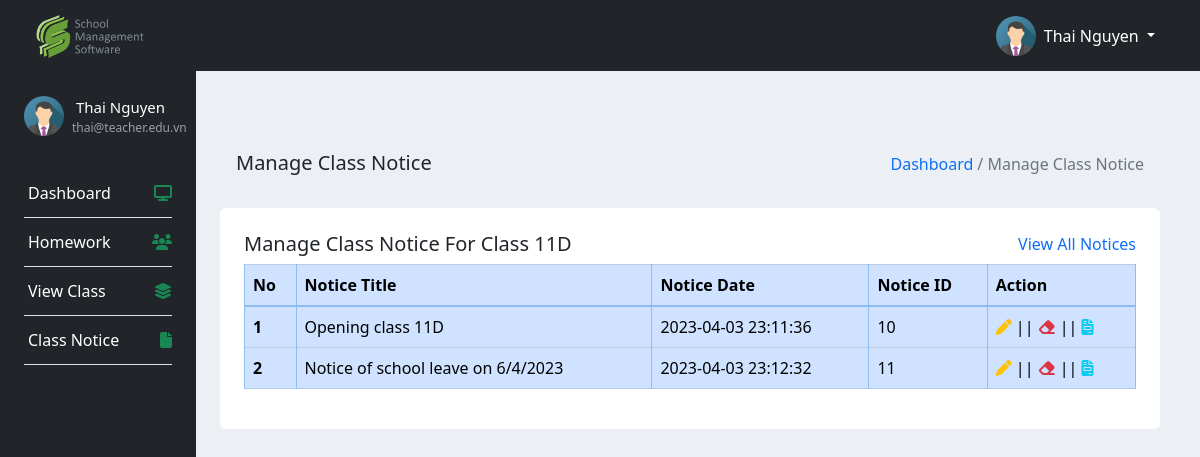
/teacher/views/manageClassNotice.php (signed in), run on the app's committed database.
### tables this page shows
CREATE TABLE IF NOT EXISTS `class_notices` (
  `notice_id` int(11) NOT NULL AUTO_INCREMENT,
  `acc_id` int(11) NOT NULL,
  `class_id` int(11) NOT NULL,
  `notice_title` varchar(255) NOT NULL,
  `notice_body` varchar(255) NOT NULL,
  `date_created` datetime NOT NULL DEFAULT CURRENT_TIMESTAMP,
  PRIMARY KEY (`notice_id`)
);

### teacher/func/ClassNoticeHandler.php (called while the page is built, shortened)
<?php
    function getClassNoticesByClassNameAndSection($class_name, $section){
        global $conn;
        $sql = "SELECT *, cn.date_created as date
                FROM class_notices cn join classes c on cn.class_id = c.class_id JOIN users u ON u.id = cn.acc_id
                WHERE c.class_name = ? AND c.section = ?";
        $stmt = $conn->prepare($sql);
        $stmt->bind_param("ss", $class_name, $section);
        $stmt->execute();
        $results = $stmt->get_result();
        return $results->fetch_all(MYSQLI_ASSOC);
    }
?>

### teacher/views/manageClassNotice.php (the view, shortened to what this page needs)
<?php
include "../inc/head.php";
include "../func/ClassNoticeHandler.php";
$class_name = $_SESSION['class'];
$section = $_SESSION['classSection'];
$classNotices = getClassNoticesByClassNameAndSection($class_name, $section);
?>
<div class="container my-5 ml-2 flex-shrink-1 p-3">
    <div class="row p-3">
        <div class="col-md-12">
            <div class="align-items-baseline d-flex justify-content-between">
                <h5>Manage Class Notice</h5>
                <div class="d-flex align-items-baseline">
                    <a class="text-decoration-none" href="index.php">Dashboard</a>
                    <p class="ml-1 text-muted">/ Manage Class Notice</p>
                </div>
            </div>
        </div>
    </div>
    <div class="bg-white p-4 rounded">
        <div class="d-flex justify-content-between">
            <h5 class="text-center">Manage Class Notice For Class <?php echo $class_name?><?php echo $section?></h5>
            <a class="text-decoration-none" href="#">View All Notices</a>
        </div>
        <table class="table table-primary table-bordered">
            <thead>
                <tr>
                    <th scope="col">No</th>
                    <th scope="col">Notice Title</th>
                    <th scope="col">Notice Date</th>
                    <th scope="col">Notice ID</th>
                    <th scope="col">Action</th>
                </tr>
            </thead>
            <tbody>
                <?php
                $i = 1;
                foreach($classNotices as $notice) { ?>
                <tr>
                    <th><?php echo $i?></th>
                    <td style="max-width:350px; white-space:nowrap; overflow:hidden; text-overflow:ellipsis;"><?php echo $notice['notice_title']?></td>
                    <td><?php echo $notice['date']?></td>
                    <td><?php echo $notice['notice_id']?></td>
                    <td><a class="text-decoration-none text-warning" data-bs-toggle="modal"
                            data-bs-target="#editModal<?=$i?>"><i class="fa-solid fa-pen"></i></a> ||
                        <a class="text-decoration-none text-danger" data-bs-toggle="modal"
                            data-bs-target="#deleteModal<?=$i?>"><i class="fa-solid fa-eraser"></i></a> ||
                        <a class="text-decoration-none text-info" data-bs-toggle="modal"
                            data-bs-target="#viewModal<?=$i?>"><i class="fa-solid fa-file-invoice"></i></a>
                    </td>
                </tr>
                <?php $i += 1;} ?>
            </tbody>
        </table>
    </div>
</div>
<?php
include "../inc/footer.php";
?>

### data on the page
class_notices: notice_title "Opening class 11D", date_created "2023-04-03 23:11:36", notice_id "10"
class_notices: notice_title "Notice of school leave on 6/4/2023", date_created "2023-04-03 23:12:32", notice_id "11"

### other printed values
$_SESSION['Fname'] "Thai"
$_SESSION['Lname'] "Nguyen"
$_SESSION['email'] "thai@teacher.edu.vn"
$class_name "11"
$section "D"
